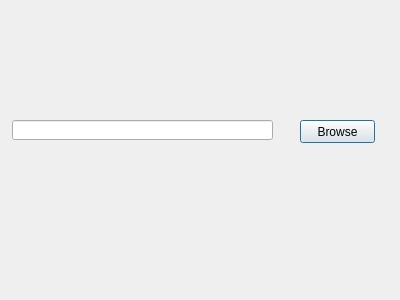
<?xml version="1.0" encoding="UTF-8"?>
<ui version="4.0">
 <class>Dialog</class>
 <widget class="QDialog" name="Dialog">
  <property name="geometry">
   <rect>
    <x>0</x>
    <y>0</y>
    <width>400</width>
    <height>300</height>
   </rect>
  </property>
  <property name="windowTitle">
   <string>Dialog</string>
  </property>
  <widget class="QLineEdit" name="filename">
   <property name="geometry">
    <rect>
     <x>12</x>
     <y>120</y>
     <width>261</width>
     <height>20</height>
    </rect>
   </property>
  </widget>
  <widget class="QPushButton" name="browse">
   <property name="geometry">
    <rect>
     <x>300</x>
     <y>120</y>
     <width>75</width>
     <height>23</height>
    </rect>
   </property>
   <property name="text">
    <string>Browse</string>
   </property>
  </widget>
 </widget>
 <resources/>
 <connections/>
</ui>
